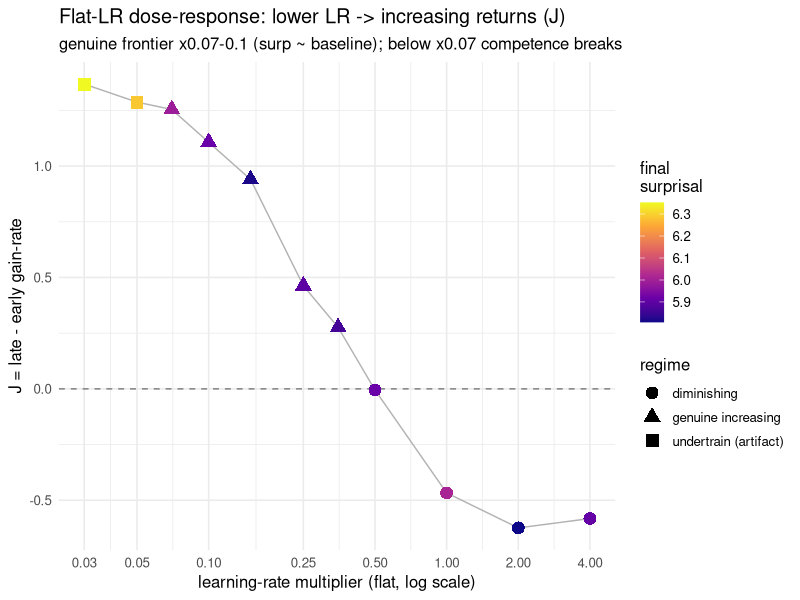
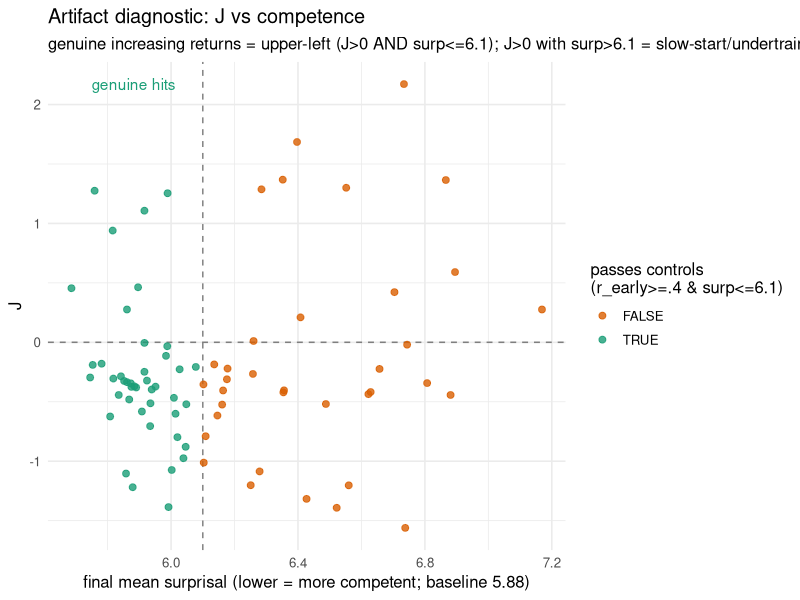
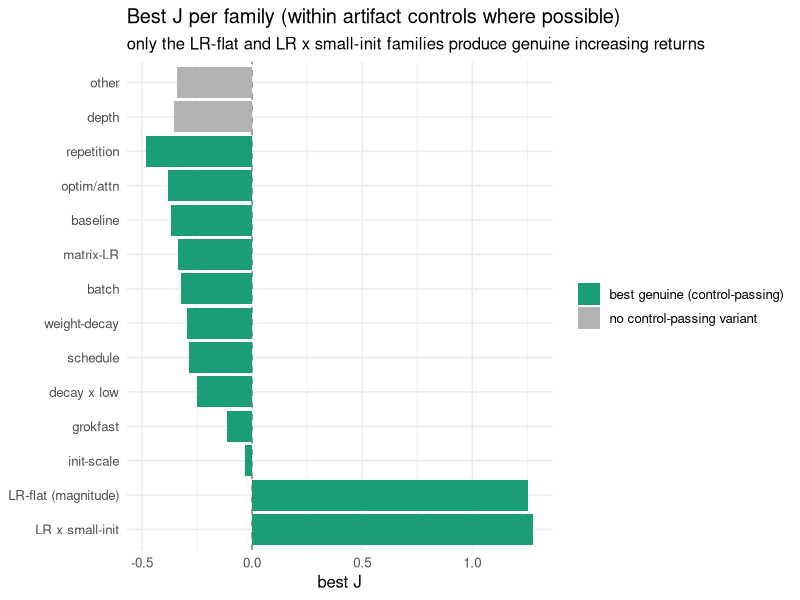

The R script that drew these images, in order:
#!/usr/bin/env Rscript
# Finalize plots for the acceleration campaign. Reads bank_results.tsv, writes 3 PNGs.
suppressWarnings(suppressMessages(library(ggplot2)))
d <- read.delim("bank_results.tsv", stringsAsFactors = FALSE)
names(d)[names(d) == "final_surp"] <- "surp"
d$control <- d$r_early >= 0.4 & d$surp <= 6.1   # genuine = passes both artifact controls

# ---- family assignment ----
fam <- function(l) {
  if (grepl("^lr_0p[0-9]+$|^constlr$|^lr_[24]$", l)) return("LR-flat (magnitude)")
  if (grepl("init0p3", l)) return("LR x small-init")
  if (grepl("^rep[0-9]|^s1_rep", l)) return("repetition")
  if (grepl("^gf", l)) return("grokfast")
  if (grepl("^arch_", l)) return("depth")
  if (grepl("^batch_", l)) return("batch")
  if (grepl("^matlr_", l)) return("matrix-LR")
  if (grepl("^decaylow_", l)) return("decay x low")
  if (grepl("^warm|^finallr|^wsd", l)) return("schedule")
  if (grepl("^betas|^window", l)) return("optim/attn")
  if (grepl("^init_", l)) return("init-scale")
  if (grepl("^wd_", l)) return("weight-decay")
  if (grepl("^baseline", l)) return("baseline")
  "other"
}
d$family <- vapply(d$label, fam, "")

# ---- (1) J vs LR : the money plot ----
mult <- c(lr_0p03=.03, lr_0p05=.05, lr_0p07=.07, lr_0p1=.1, lr_0p15=.15,
          lr_0p25=.25, lr_0p35=.35, lr_0p5=.5, constlr=1, lr_2=2, lr_4=4)
lr <- d[d$label %in% names(mult), ]
lr$mult <- mult[lr$label]
lr$regime <- ifelse(lr$surp > 6.1, "undertrain (artifact)",
              ifelse(lr$J > 0, "genuine increasing", "diminishing"))
p1 <- ggplot(lr, aes(mult, J)) +
  geom_hline(yintercept = 0, linetype = 2, colour = "grey50") +
  geom_line(colour = "grey70") +
  geom_point(aes(colour = surp, shape = regime), size = 4) +
  scale_x_log10(breaks = c(.03,.05,.1,.25,.5,1,2,4)) +
  scale_colour_viridis_c(option = "C", name = "final\nsurprisal") +
  labs(title = "Flat-LR dose-response: lower LR -> increasing returns (J)",
       subtitle = "genuine frontier x0.07-0.1 (surp ~ baseline); below x0.07 competence breaks",
       x = "learning-rate multiplier (flat, log scale)", y = "J = late - early gain-rate") +
  theme_minimal(base_size = 12)
ggsave("fig_J_vs_LR.png", p1, width = 8, height = 5, dpi = 130)

# ---- (2) J vs final_surp : artifact-diagnostic quadrant ----
p2 <- ggplot(d, aes(surp, J, colour = control)) +
  geom_hline(yintercept = 0, linetype = 2, colour = "grey50") +
  geom_vline(xintercept = 6.1, linetype = 2, colour = "grey50") +
  geom_point(alpha = .8, size = 2) +
  scale_colour_manual(values = c(`TRUE` = "#1b9e77", `FALSE` = "#d95f02"),
                      name = "passes controls\n(r_early>=.4 & surp<=6.1)") +
  annotate("text", x = 5.75, y = max(d$J), label = "genuine hits", colour = "#1b9e77", hjust = 0) +
  labs(title = "Artifact diagnostic: J vs competence",
       subtitle = "genuine increasing returns = upper-left (J>0 AND surp<=6.1); J>0 with surp>6.1 = slow-start/undertrain artifact",
       x = "final mean surprisal (lower = more competent; baseline 5.88)", y = "J") +
  theme_minimal(base_size = 12)
ggsave("fig_J_vs_finalsurp.png", p2, width = 8, height = 5, dpi = 130)

# ---- (3) best within-control J per family ----
agg <- do.call(rbind, lapply(split(d, d$family), function(g) {
  gc <- g[g$control, ]
  bestc <- if (nrow(gc)) max(gc$J) else NA_real_
  data.frame(family = g$family[1], bestJ_control = bestc, bestJ_raw = max(g$J))
}))
agg <- agg[order(-replace(agg$bestJ_control, is.na(agg$bestJ_control), -99)), ]
agg$family <- factor(agg$family, levels = agg$family)
agg$plotJ <- ifelse(is.na(agg$bestJ_control), agg$bestJ_raw, agg$bestJ_control)
agg$passes <- ifelse(is.na(agg$bestJ_control), "no control-passing variant", "best genuine (control-passing)")
p3 <- ggplot(agg, aes(family, plotJ, fill = passes)) +
  geom_hline(yintercept = 0, linetype = 2, colour = "grey50") +
  geom_col() +
  scale_fill_manual(values = c(`best genuine (control-passing)` = "#1b9e77",
                               `no control-passing variant` = "grey70"), name = NULL) +
  coord_flip() +
  labs(title = "Best J per family (within artifact controls where possible)",
       subtitle = "only the LR-flat and LR x small-init families produce genuine increasing returns",
       x = NULL, y = "best J") +
  theme_minimal(base_size = 12)
ggsave("fig_bestJ_by_family.png", p3, width = 8, height = 5, dpi = 130)

cat("plots written: fig_J_vs_LR.png, fig_J_vs_finalsurp.png, fig_bestJ_by_family.png\n")
